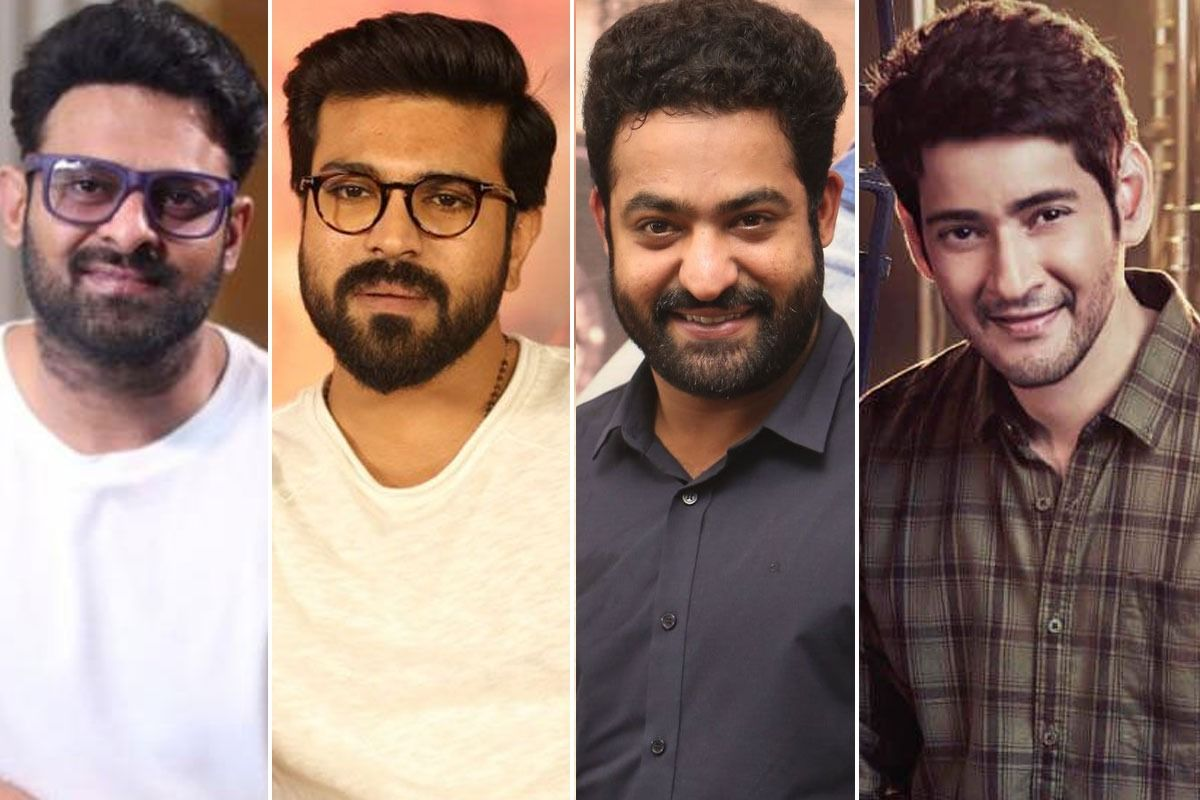
#> input picture multiple_images.jpeg, 1200 x 800 px
$ jupyter execute 'face_detection(open_cv).ipynb'
#> lines starting #> are read from the running program, lines starting #| are printed output that depends on the picture; after the words box and inside, x2 and y2 are one past the last pixel; in counts of white or black regions, pixels touching at a corner belong together
<a href="https://colab.research.google.com/github/santhosh1728/OpenCv/blob/main/face_detection(open_cv).ipynb" target="_parent"></a>

[cell 1]
import cv2

[cell 2]
face_cascade = cv2.CascadeClassifier('haarcascade_frontalface_default.xml') # using the pre-trained classifier from OpenCv

[cell 3]
image = cv2.imread('multiple_images.jpeg') # unpload the input image
#> image is the input picture: shape (800, 1200, 3); mean B, G, R 110.2, 119.6, 143.5

[cell 4]
faces = face_cascade.detectMultiScale(image,1.1,4) #perform face detection
#> faces = [[887, 131, 237, 237], [14, 99, 245, 245], [258, 86, 283, 283], [563, 108, 290, 290]]

[cell 5]
for(x,y,w,h) in faces:
  cv2.rectangle(image,(x,y),(x+w,y+h),(255,0,0),2) # Drawing rectangle aroung the faces
#> this loop made 4 passes
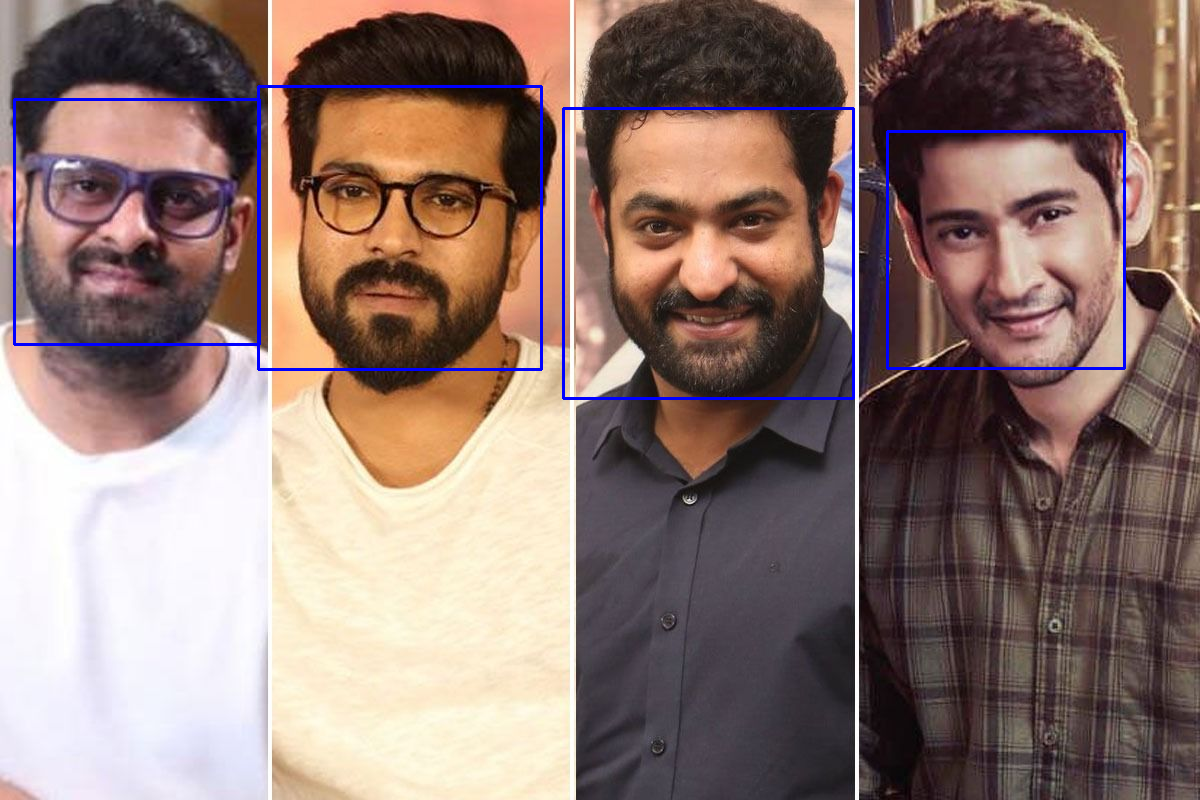
#> image: shape (800, 1200, 3); 1.26% of pixels changed, all inside (x1, y1, x2, y2) = (13, 85, 1126, 400)

[cell 6]
cv2.imwrite("multiple_face_detected.png",image)  # Exporting the image file
print("photo successfully exported!")

[cell 7]
import imutils
from google.colab.patches import cv2_imshow
import cv2

image = cv2.imread('multiple_face_detected.png')
(h,w,d) = image.shape
#> h = 800; w = 1200; d = 3
print("width = {},height = {}, depth = {}".format(w,h,d))
#| width = 1200,height = 800, depth = 3
cv2_imshow(image)


$ run again, with image.jpg copied over multiple_images.jpeg
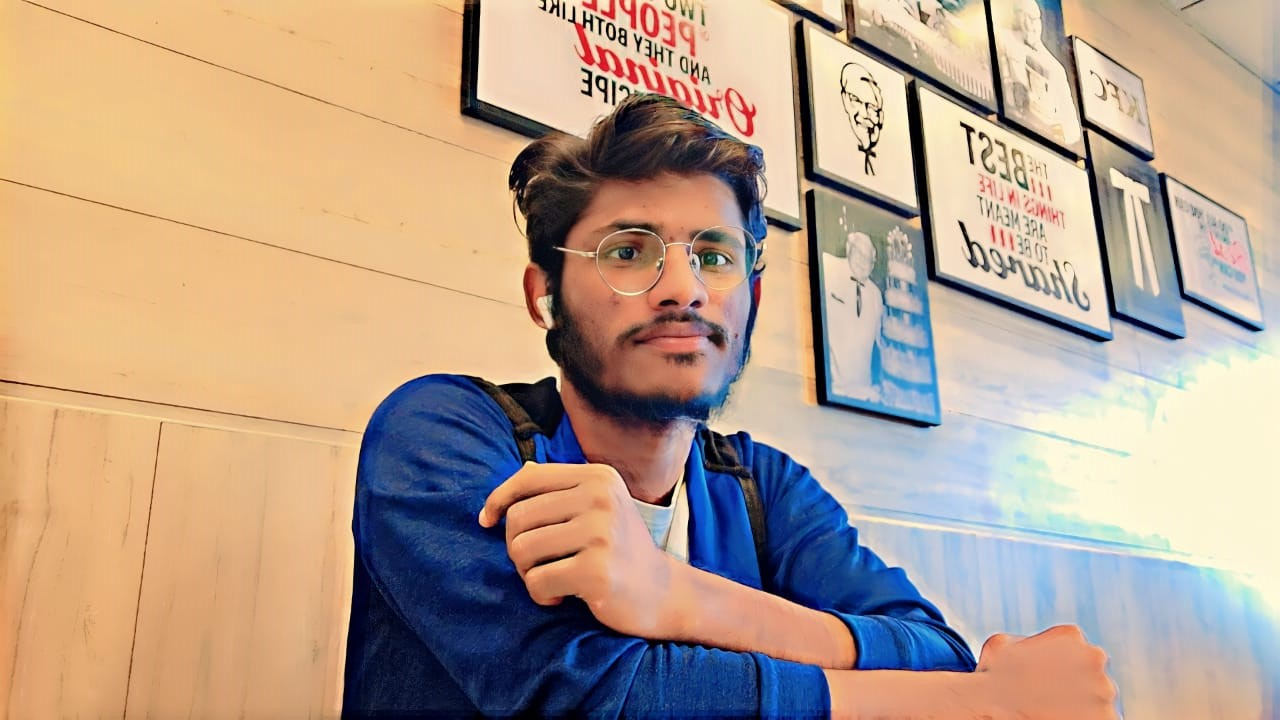
#> input picture image.jpg, 1280 x 720 px
#> image is the input picture: shape (720, 1280, 3); mean B, G, R 140.1, 159.1, 182.6
#> faces = [[552, 158, 236, 236]]
#> the loop `for(x,y,w,h) in faces:` made 1 pass
#> after the loop `for(x,y,w,h) in faces:`:
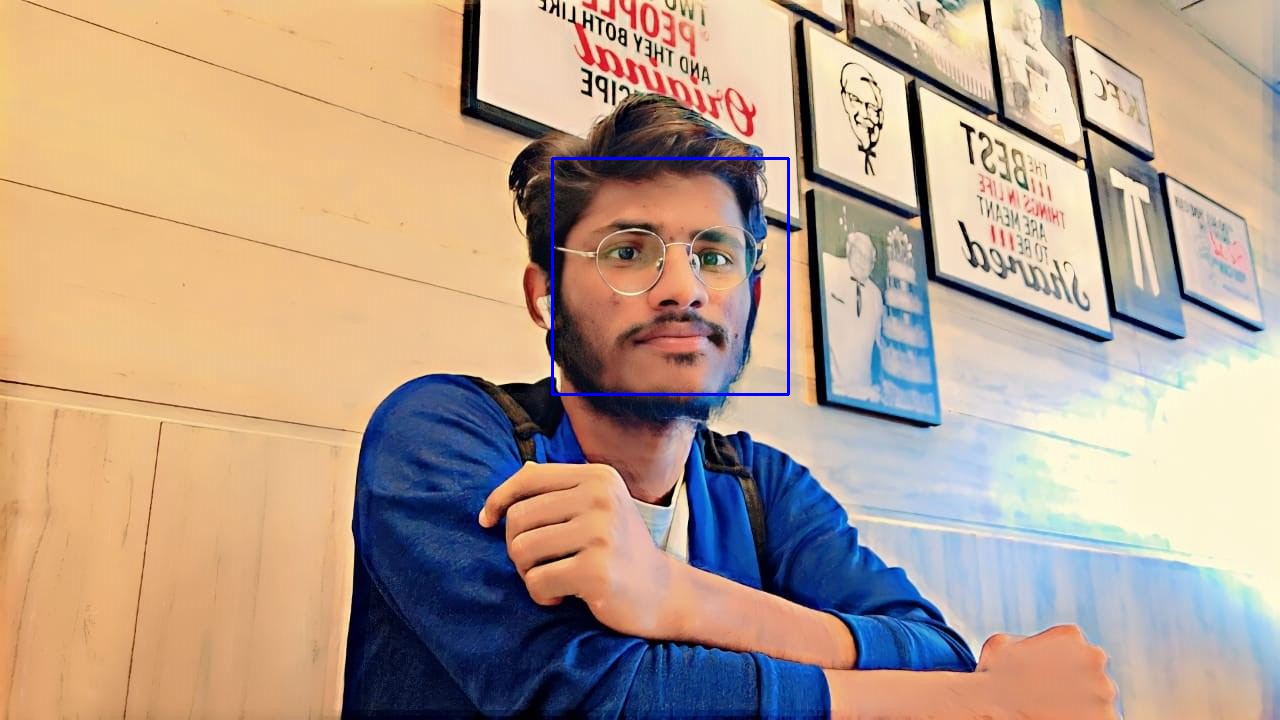
#> image: shape (720, 1280, 3); 0.31% of pixels changed, all inside (x1, y1, x2, y2) = (551, 157, 790, 396)
#| width = 1280,height = 720, depth = 3
